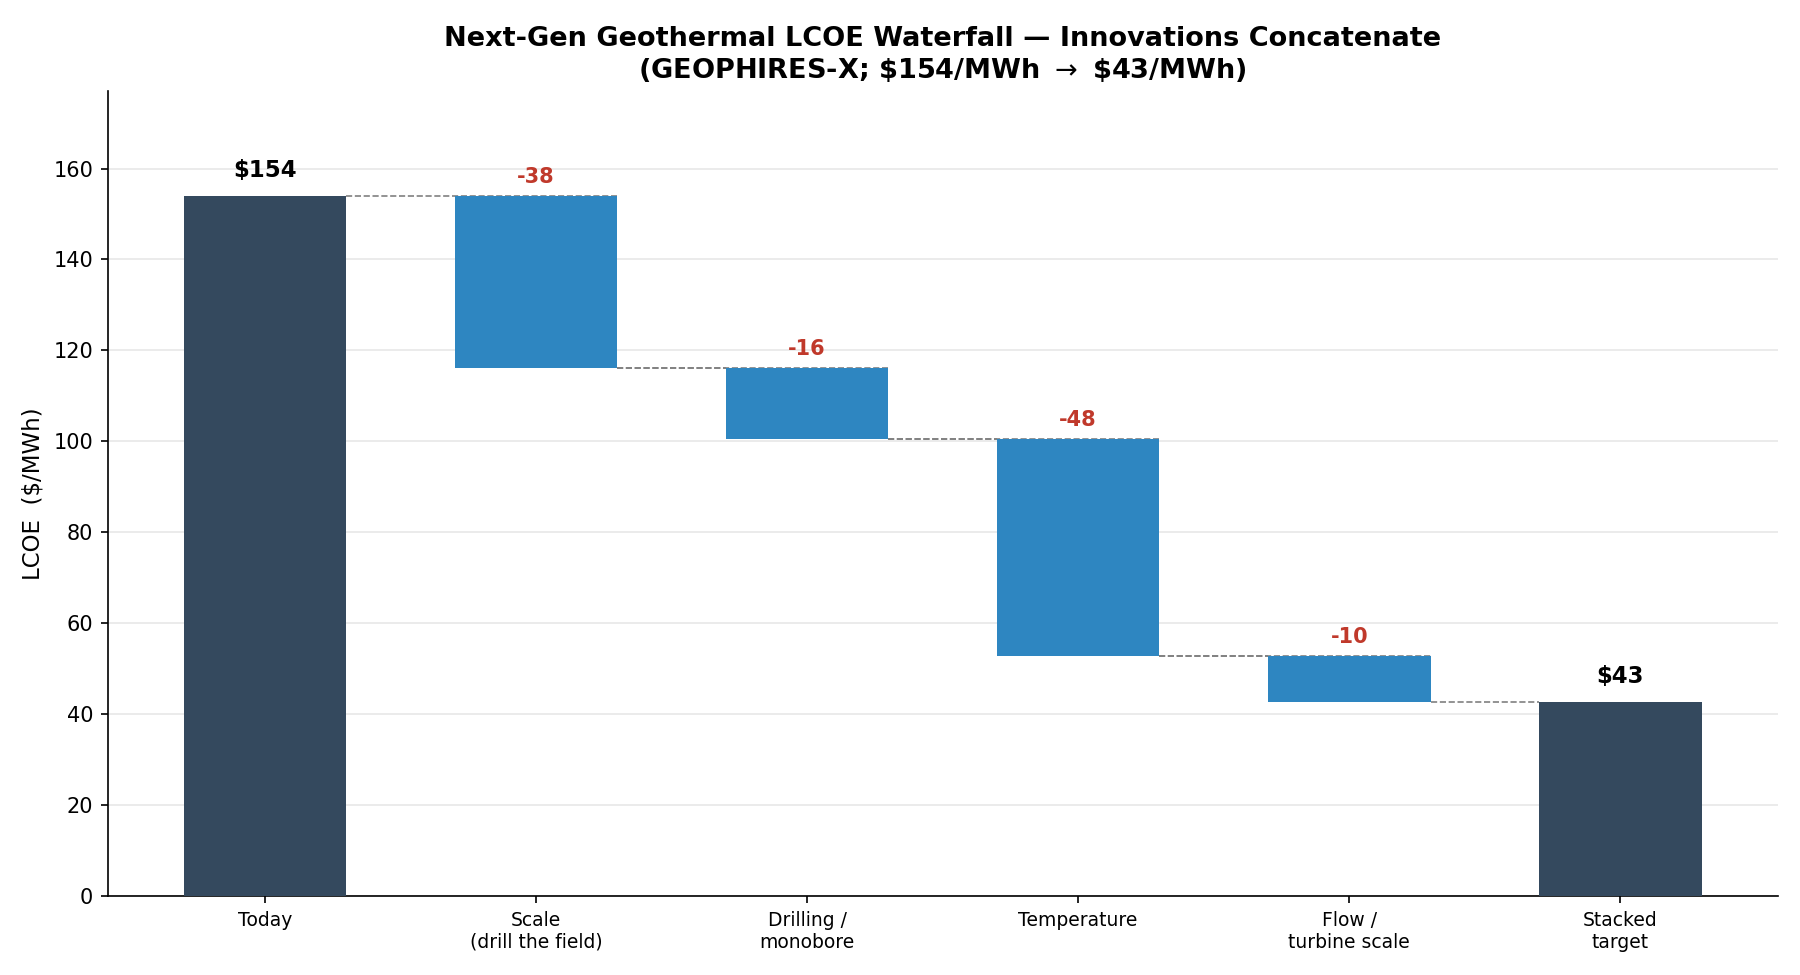

This chart was generated by the following Python code:
"""
LCOE cost-reduction waterfall for next-gen (EGS) geothermal.

Reproduces the "innovations concatenate into a step-change in cost" story
(slide 45c) using GEOPHIRES-X. A conservative, sub-scale, first-of-a-kind
(FOAK) EGS doublet is taken as "today". Five physics-backed levers are then
applied *cumulatively* and the levelized cost of electricity (LCOE) is read
after each step. The descending steps form the waterfall.

Levers (in order):
    1. Scale          -- "drill the field, not the well": more wells amortize
                         fixed (exploration/surface) cost + cross-well learning
                         lowers per-well drilling cost.
    2. Drilling/monobore -- larger-diameter monobore + conventional-rig
                         efficiency lowers $/well.
    3. Temperature     -- deeper/hotter resource. Conversion efficiency is
                          physically coupled to temperature, so this lever
                          captures the efficiency gain too (plant held at
                          subcritical ORC throughout).
    4. Flow / turbine scale -- bigger bore + better connectivity flow more kg/s,
                          and the larger throughput unlocks a bigger, cheaper
                          turbine (lower plant $/kW).

Run:  python docs/waterfall/lcoe_waterfall.py
Outputs: lcoe_waterfall.png and lcoe_waterfall.csv in this folder.
"""
import sys
from pathlib import Path

HERE = Path(__file__).resolve().parent
REPO = HERE.parents[1]
sys.path.insert(0, str(REPO / 'src'))

from geophires_x_client import GeophiresXClient
from geophires_x_client.geophires_input_parameters import GeophiresInputParameters

BASE_FILE = REPO / 'tests' / 'examples' / 'example1.txt'

client = GeophiresXClient()


def lcoe_usd_per_mwh(params: dict) -> tuple:
    """Run GEOPHIRES and return (LCOE $/MWh, net MW, total CAPEX MUSD)."""
    result = client.get_geophires_result(
        GeophiresInputParameters(params=params, from_file_path=BASE_FILE)
    ).result
    summary = result['SUMMARY OF RESULTS']
    lcoe_cents_kwh = summary['Electricity breakeven price']['value']
    mw = summary['Average Net Electricity Production']['value']
    capex = result['CAPITAL COSTS (M$)']['Total capital costs']['value']
    return lcoe_cents_kwh * 10.0, mw, capex  # 1 cent/kWh = 10 $/MWh


# ----------------------------------------------------------------------------
# "Today": conservative, sub-scale, FOAK EGS doublet (1 prod + 1 inj well),
# narrow wellbore, modest flow, cool resource, subcritical ORC, FOAK cost premium.
# ----------------------------------------------------------------------------
today = {
    'Reservoir Model': 1,                  # multiple parallel fractures (EGS)
    'Reservoir Depth': 3,                  # km
    'Gradient 1': 50,                      # degC/km  -> ~170 C resource
    'Number of Production Wells': 1,
    'Number of Injection Wells': 1,
    'Production Well Diameter': 6.625,     # inch (narrow / telescoped)
    'Injection Well Diameter': 6.625,      # inch
    'Production Flow Rate per Well': 40,   # kg/s (low)
    'Power Plant Type': 1,                 # subcritical ORC (lower efficiency)
    'Utilization Factor': 0.85,
    'Well Drilling Cost Correlation': 1,
    'Well Drilling and Completion Capital Cost Adjustment Factor': 1.4,  # FOAK premium
    'Print Output to Console': 0,          # keep our console clean
}

# Cumulative lever deltas applied on top of the running case.
# NOTE: order matters in a cumulative waterfall. Temperature is pulled before
# Flow so that the extra mass flow lands on a hotter resource (more net MW,
# not just more parasitic pumping).
levers = [
    ('Scale\n(drill the field)', {
        'Number of Production Wells': 6,
        'Number of Injection Wells': 6,
        # cross-well learning brings the FOAK premium down toward NOAK
        'Well Drilling and Completion Capital Cost Adjustment Factor': 1.15,
    }),
    ('Drilling /\nmonobore', {
        'Production Well Diameter': 8.5,
        'Injection Well Diameter': 8.5,
        'Well Drilling and Completion Capital Cost Adjustment Factor': 0.85,
    }),
    ('Temperature', {
        'Reservoir Depth': 4,
        'Gradient 1': 60,                  # ~250 C resource
    }),
    ('Flow /\nturbine scale', {
        # bigger bore + better-stimulated reservoir delivers more kg/s without
        # the parasitic-pumping penalty (raise reservoir deliverability too) ...
        'Production Flow Rate per Well': 80,
        'Productivity Index': 15,
        'Injectivity Index': 15,
        # ... and the larger throughput unlocks a bigger, cheaper turbine:
        # move down the turbine size curve from the default correlation
        # (~$4,000/kW gross here) to a large-unit specific cost.
        'Capital Cost for Power Plant for Electricity Generation': 1200,  # $/kW
    }),
    # NOTE: no separate "conversion efficiency" lever. Conversion efficiency is
    # physically coupled to resource temperature and is already captured by the
    # Temperature lever (GEOPHIRES derives plant efficiency from temperature for
    # the given plant type). The plant is held at subcritical ORC throughout.
]


def main():
    running = dict(today)
    lcoe0, mw0, cap0 = lcoe_usd_per_mwh(running)
    print(f"{'Today (FOAK sub-scale)':32s} LCOE={lcoe0:7.1f} $/MWh  ({mw0:5.1f} MW, CAPEX {cap0:6.1f} M$)")

    labels = ['Today']
    lcoes = [lcoe0]
    rows = [('Today', lcoe0, mw0, cap0)]

    for name, delta in levers:
        running.update(delta)
        lcoe, mw, cap = lcoe_usd_per_mwh(running)
        flat = name.replace('\n', ' ')
        print(f"+ {flat:30s} LCOE={lcoe:7.1f} $/MWh  ({mw:5.1f} MW, CAPEX {cap:6.1f} M$)  Δ={lcoe-lcoes[-1]:+6.1f}")
        labels.append(name)
        lcoes.append(lcoe)
        rows.append((flat, lcoe, mw, cap))

    labels.append('Stacked\ntarget')
    lcoes.append(lcoes[-1])

    # ---- write csv ----
    import csv
    with open(HERE / 'lcoe_waterfall.csv', 'w', newline='') as f:
        w = csv.writer(f)
        w.writerow(['step', 'LCOE_USD_per_MWh', 'net_MW', 'total_CAPEX_MUSD'])
        for r in rows:
            w.writerow([r[0], round(r[1], 1), round(r[2], 1), round(r[3], 1)])

    plot_waterfall(labels, lcoes)


def plot_waterfall(labels, lcoes):
    import matplotlib
    matplotlib.use('Agg')
    import matplotlib.pyplot as plt

    n = len(labels)
    fig, ax = plt.subplots(figsize=(12, 6.5))

    start = lcoes[0]
    target = lcoes[-2]  # last computed lever value

    # bar bottoms/heights for the descending steps
    for i in range(n):
        if i == 0 or i == n - 1:
            # anchor bars (Today, Target): full-height columns
            val = lcoes[i] if i == 0 else target
            ax.bar(i, val, width=0.6, color='#34495e', zorder=3)
            ax.text(i, val + 3, f'${val:.0f}', ha='center', va='bottom',
                    fontweight='bold', fontsize=11)
        else:
            top = lcoes[i - 1]
            bottom = lcoes[i]
            ax.bar(i, top - bottom, bottom=bottom, width=0.6,
                   color='#2e86c1', zorder=3)
            drop = bottom - top
            ax.text(i, top + 2, f'{drop:+.0f}', ha='center', va='bottom',
                    color='#c0392b', fontsize=10, fontweight='bold')
            # connector line
            ax.plot([i - 1 + 0.3, i + 0.3], [top, top], color='gray',
                    lw=0.8, ls='--', zorder=2)
        if 0 < i < n - 1:
            ax.plot([i + 0.3, i + 1 - 0.3], [lcoes[i], lcoes[i]],
                    color='gray', lw=0.8, ls='--', zorder=2)

    ax.set_xticks(range(n))
    ax.set_xticklabels(labels, fontsize=9)
    ax.set_ylabel('LCOE  ($/MWh)', fontsize=11)
    ax.set_title('Next-Gen Geothermal LCOE Waterfall — Innovations Concatenate\n'
                 rf'(GEOPHIRES-X; \${start:.0f}/MWh $\rightarrow$ \${target:.0f}/MWh)',
                 fontsize=13, fontweight='bold')
    ax.set_ylim(0, start * 1.15)
    ax.grid(axis='y', alpha=0.3)
    for spine in ['top', 'right']:
        ax.spines[spine].set_visible(False)
    fig.tight_layout()
    out = HERE / 'lcoe_waterfall.png'
    fig.savefig(out, dpi=150)
    print(f'\nSaved chart -> {out}')


if __name__ == '__main__':
    main()
